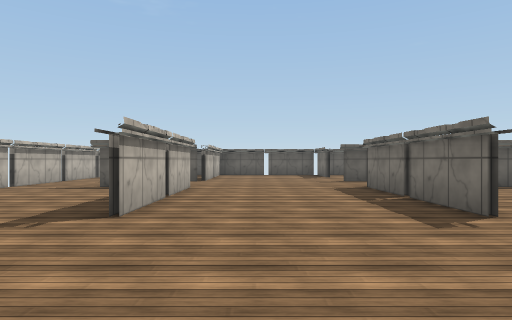
[1] (above)

19 first-person views from a walk through a Unity game level. The camera is 1.2 m above the floor, looks level and sees 75° across. The floor is counted in squares, 2 m on a side. Each view is taken from the middle of a square. On the plan, view 1 faces up. The plan holds only what a view shows up to about 10 squares ahead; the rest is blank. Surface patterns are stand-ins for the level's own textures.

[2]
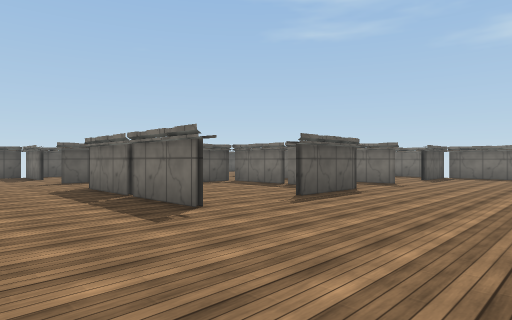

[3]
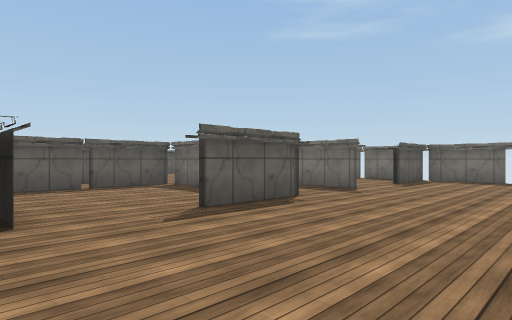

[4]
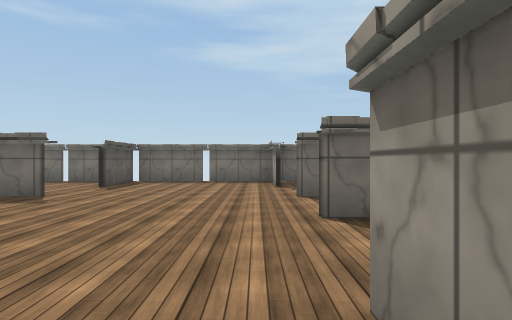

[5]
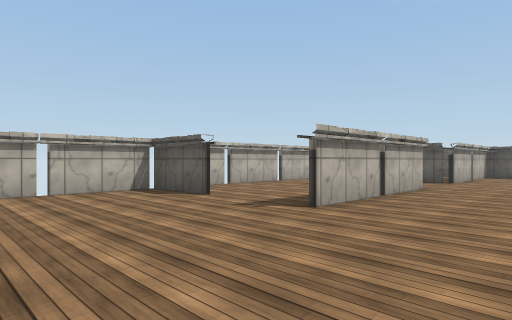

[6]
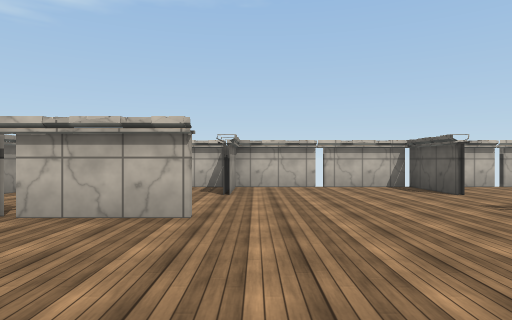

[7]
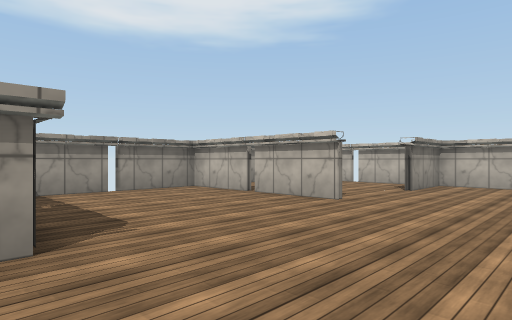

[8]
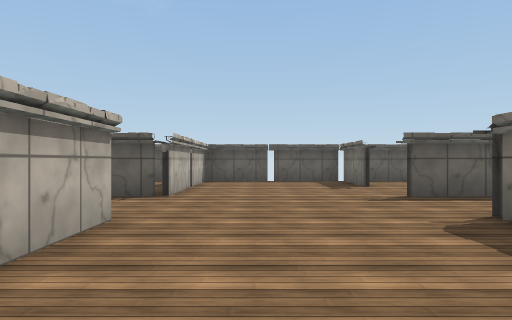

[9]
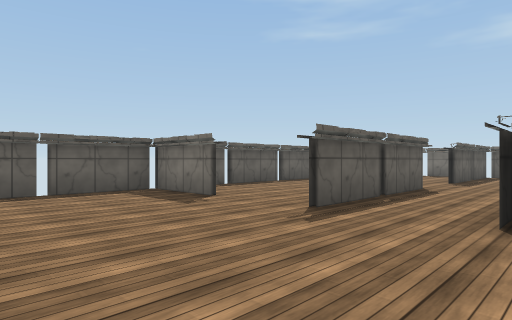

[10]
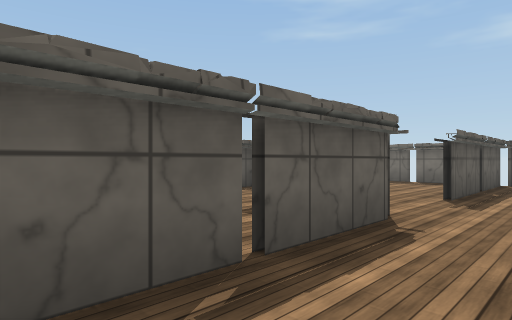

[11]
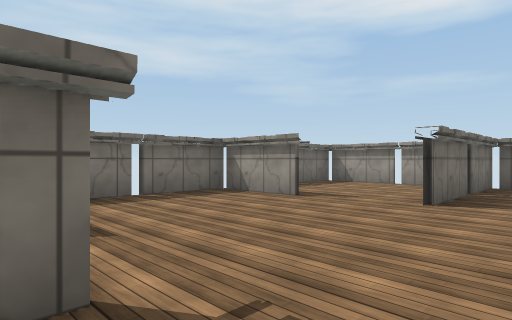

[12]
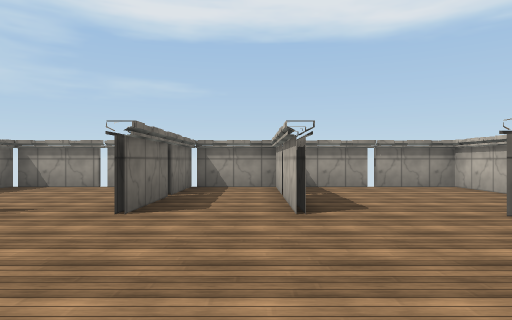

[13]
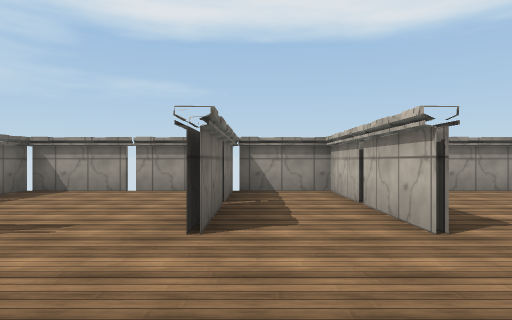

[14]
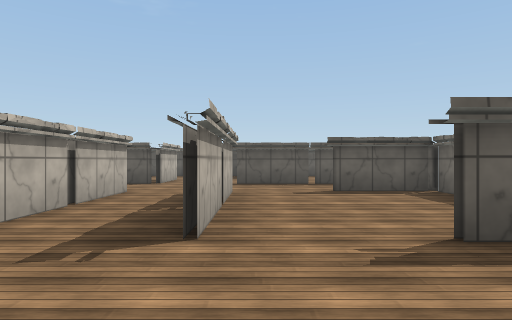

[15]
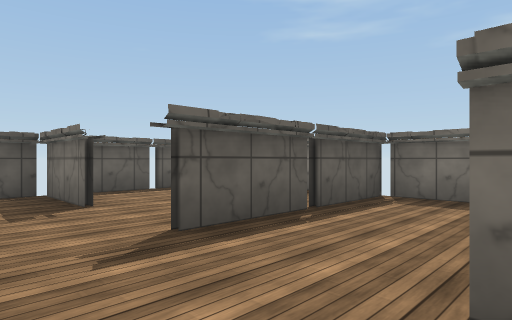

[16]
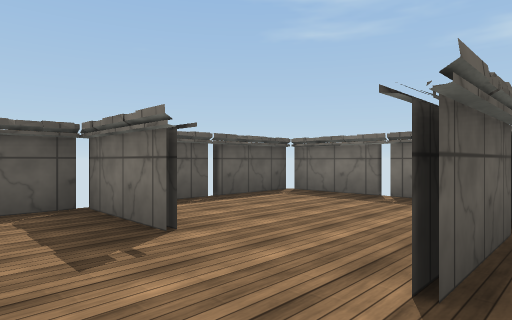

[17]
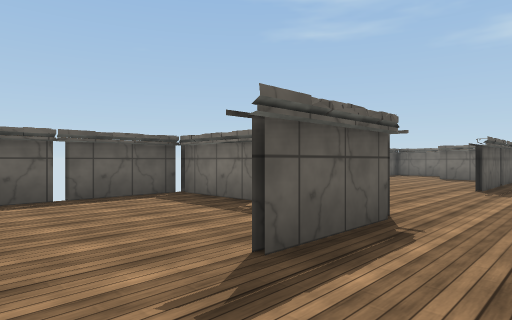

[18]
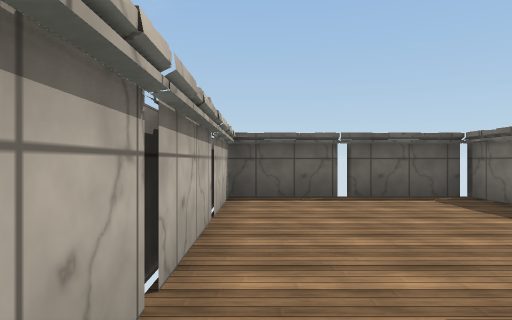

[19]
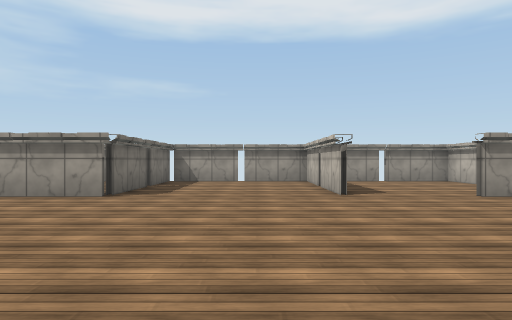

### Floor plan
Points are (right, up) in squares from view 1. A wall is a line through its corners. A room is listed if a view was taken in it or the views show most of it. See-through windows are left out.
Room 1 (views 1, 2, 3, 4, 5, 6, 7, 8, 9, 10, 11, 12, 13, 14, 15, 19)
walls: (2.5, 3.5) (2.5, 7.4); (6.4, 3.4) (4.5, 3.4); (6.5, 3.5) (6.5, 7.4) (2.5, 7.4); (6.6, 7.4) (6.6, 4.1); (8.5, 3.5) (8.5, 5); (-1.4, 7.4) (-1.4, 3.5); (6.6, -0.6) (6.6, -4.5) (8.5, -4.5) (8.5, -0.6); (6.5, -1.3) (6.5, -0.6); (-1.4, -0.6) (-1.4, -4.5) (2.5, -4.5) (2.5, -0.5) (4.4, -0.5); (6.6, 9.4) (2.5, 9.4); (8.6, 7.3) (8.6, 3.5); (6.5, 9.5) (6.5, 10.7); (-3.6, 3.4) (-5.4, 3.4) (-5.4, -0.5) (-3.6, -0.5); (2.5, 11.5) (2.5, 13.4) (-1.4, 13.4) (-1.4, 9.4); (10.5, -0.5) (12.4, -0.5); (12.5, 4.4) (12.5, 6.9); (12.4, 7.4) (10.5, 7.4); (6.5, 13.4) (2.5, 13.4); (12.5, -1.3) (12.5, 3.4) (10.5, 3.4)
ways out: opening at (6.5, 7.5) to room 2; opening at (9.5, 7) to room 2; opening at (-3, 4) to room 3; opening at (-2.5, 8) to room 3; gap at (-2, 5) to room 3; gap at (-2, 11) to room 3; opening at (6, 12.5) to room 4; opening at (9.5, -1) to room 5; opening at (-3, -1) to room 6; gap at (-2, -3) to room 6; opening at (5, -1) to room 7; gap at (2, -3) to room 7; gap at (6, -3) to room 7; gap at (-6, 1); gap at (0, -5); gap at (0, 14); gap at (2, 5); gap at (4, 7); gap at (4, 14); gap at (6, 5); gap at (13, 1); gap at (13, 5)
Room 2 (view 16)
walls: (12.5, 6.9) (12.5, 8.9); (12.4, 9.4) (8.5, 9.4)
ways out: opening at (6.5, 7.5) to room 1; opening at (9.5, 7) to room 1; opening at (7.5, 9) to room 4
Room 3 (views 17, 18)
walls: (-1.4, 9.4) (-3.5, 9.4); (-1.5, 11.5) (-1.5, 13.4) (-5.4, 13.4) (-5.4, 4.6)
ways out: opening at (-3, 4) to room 1; opening at (-2.5, 8) to room 1; gap at (-2, 5) to room 1; gap at (-2, 11) to room 1; gap at (-6, 5); gap at (-6, 7); gap at (-6, 9); gap at (-6, 11); gap at (-4, 14)
Room 4 (no view inside)
walls: (8.5, 11.5) (8.5, 13.4) (6.5, 13.4); (12.5, 8.9) (12.5, 13.4) (8.5, 13.4); (6.6, 11) (6.6, 9.4)
ways out: opening at (6, 12.5) to room 1; opening at (7.5, 9) to room 2; gap at (10, 14); gap at (13, 11)
Room 5 (no view inside)
walls: (9.3, -4.5) (12.5, -4.5) (12.5, -3)
ways out: opening at (9.5, -1) to room 1; gap at (10, -5); gap at (13, -3)
Room 6 (no view inside)
walls: (-5.4, -0.6) (-5.4, -4.5) (-2.5, -4.5)
ways out: opening at (-3, -1) to room 1; gap at (-2, -3) to room 1; gap at (-6, -3); gap at (-4, -5)
Room 7 (no view inside)
walls: (2.5, -2.9) (2.5, -4.5) (5.9, -4.5)
ways out: opening at (5, -1) to room 1; gap at (2, -3) to room 1; gap at (6, -3) to room 1; gap at (4, -5)

Positions as (right, up) in squares from view 1, and headings:
1: (0, 0), facing up
2: (0, 0), facing up-right
3: (2, 0), facing up-right
4: (3, 0), facing right
5: (1, 0), facing up-left
6: (2, 0), facing left
7: (3, 2), facing down-left
8: (0, 4), facing up
9: (-1, 7), facing up-right
10: (3, 8), facing up-right
11: (7, 4), facing down-right
12: (7, 3), facing down
13: (8, 2), facing down
14: (9, 1), facing up
15: (7, 7), facing up-right
16: (7, 9), facing up-right
17: (-5, 8), facing up-right
18: (-5, 8), facing up
19: (0, 5), facing down
